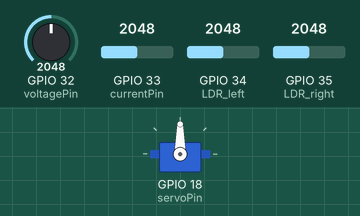
This sketch was run on a simulated ESP32. Shown: servo. The inputs (shaded band) are chosen by the test bench; at power-on: GPIO 34 (LDR_left) = 2048, GPIO 35 (LDR_right) = 2048, GPIO 32 (voltagePin) = 2048, GPIO 33 (currentPin) = 2048.

Above: at 1.3 s.
1.4 s: GPIO 34 (LDR_left) set to 2151
At 2.1 s:
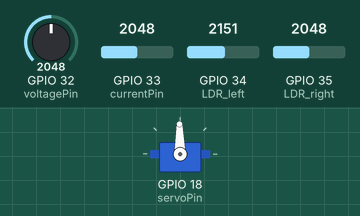
4.4 s: GPIO 34 (LDR_left) set to 2047
At 5.5 s:
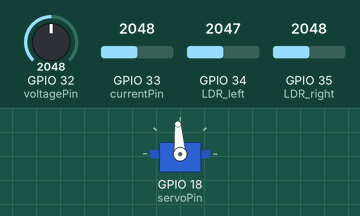
5.9 s: GPIO 35 (LDR_right) set to 1950
At 6.8 s:
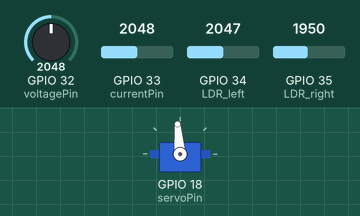
8.9 s: GPIO 35 (LDR_right) set to 2047
At 9.5 s:
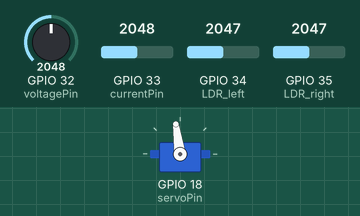
10.4 s: GPIO 34 (LDR_left) set to 2866
At 13.2 s:
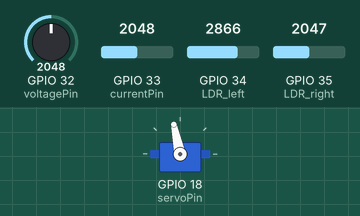
13.4 s: GPIO 34 (LDR_left) set to 1228
Timing chart, 0 to 33.5 s (numbered marks = the images above; inputs shaded):
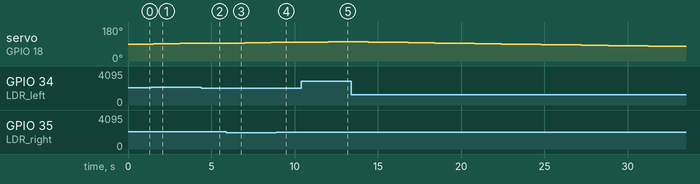

Measured:
- after the input at 1.4 s, servo on GPIO 18 (servoPin): 90° → 91° after 0.10 s, → 92° 0.80 s later, → 93° 0.80 s later, → 94° 0.80 s later
- after the input at 4.4 s, servo on GPIO 18 (servoPin): stays 94° (without the input it goes to 95° after 0.30 s)
- after the input at 5.9 s, servo on GPIO 18 (servoPin): 94° → 95° after 0.30 s, → 96° 0.80 s later, → 97° 0.80 s later, → 98° 0.80 s later
- after the input at 8.9 s, servo on GPIO 18 (servoPin): stays 98° (without the input it goes to 99° after 0.51 s)
- after the input at 10.4 s, servo on GPIO 18 (servoPin): 98° → 99° at once, → 100° 0.80 s later, → 101° 0.80 s later, → 102° 0.80 s later

The sketch:

esp32_solar_tracker.ino
```cpp
#include <Servo.h>

Servo tracker;

/* -------- Pin Definitions -------- */
int LDR_left = 34;
int LDR_right = 35;

int voltagePin = 32;
int currentPin = 33;

int servoPin = 18;

/* -------- Parameters -------- */
int threshold = 50;
int position = 90;

float motorCost = 0.05;
float previousPower = 0;

/* -------- Sensor Functions -------- */

int readLDRLeft()
{
  return analogRead(LDR_left);
}

int readLDRRight()
{
  return analogRead(LDR_right);
}

int calculateLightDifference()
{
  int left = readLDRLeft();
  int right = readLDRRight();
  return left - right;
}

float readVoltage()
{
  int sensorValue = analogRead(voltagePin);
  float voltage = sensorValue * (3.3 / 4095.0);
  return voltage * 5;
}

float readCurrent()
{
  int sensorValue = analogRead(currentPin);
  float voltage = sensorValue * (3.3 / 4095.0);
  float current = (voltage - 2.5) / 0.185;
  return abs(current);
}

float calculatePower()
{
  float V = readVoltage();
  float I = readCurrent();
  return V * I;
}

/* -------- Movement Logic -------- */

bool shouldMove(int difference)
{
  if (abs(difference) > threshold)
    return true;
  else
    return false;
}

void movePanel(int difference)
{
  if (difference > 0)
    position++;
  else
    position--;

  position = constrain(position, 0, 180);
  tracker.write(position);
}

/* -------- Setup -------- */

void setup()
{
  Serial.begin(115200);

  pinMode(LDR_left, INPUT);
  pinMode(LDR_right, INPUT);

  tracker.attach(servoPin);
  tracker.write(position);
}

/* -------- Main Control Loop -------- */

void loop()
{
  int diff = calculateLightDifference();

  if (shouldMove(diff))
  {
    float oldPower = calculatePower();

    movePanel(diff);
    delay(300);

    float newPower = calculatePower();

    if ((newPower - oldPower) > motorCost)
    {
      previousPower = newPower;
    }
    else
    {
      tracker.write(position);
    }
  }

  delay(500);
}
```

energy_logic.cpp
```cpp
float calculatePower(float voltage, float current)
{
    return voltage * current;
}

bool energyEfficient(float newPower, float oldPower, float motorCost)
{
    return (newPower - oldPower) > motorCost;
}
```

sensors.cpp
```cpp
int readLDR(int pin)
{
    return analogRead(pin);
}

float readVoltage(int pin)
{
    int val = analogRead(pin);
    return val * (3.3 / 4095.0);
}
```

tracking_logic.cpp
```cpp
int calculateLightDifference(int left, int right)
{
    return left - right;
}

bool shouldMove(int difference, int threshold)
{
    return abs(difference) > threshold;
}
```
